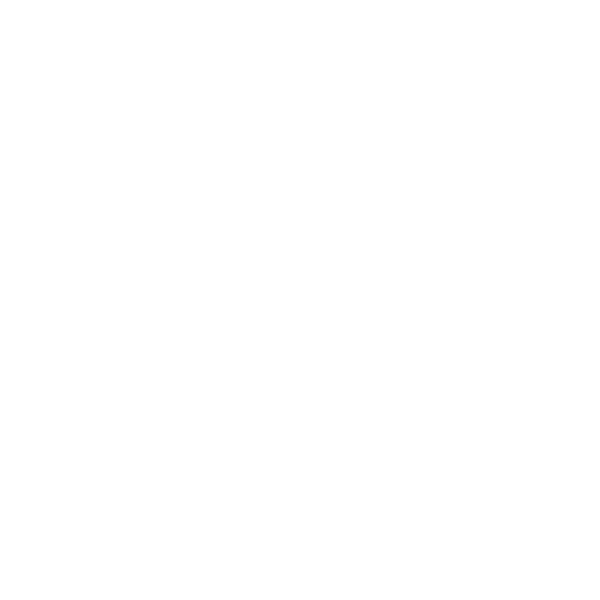
Frame 1 (no input)
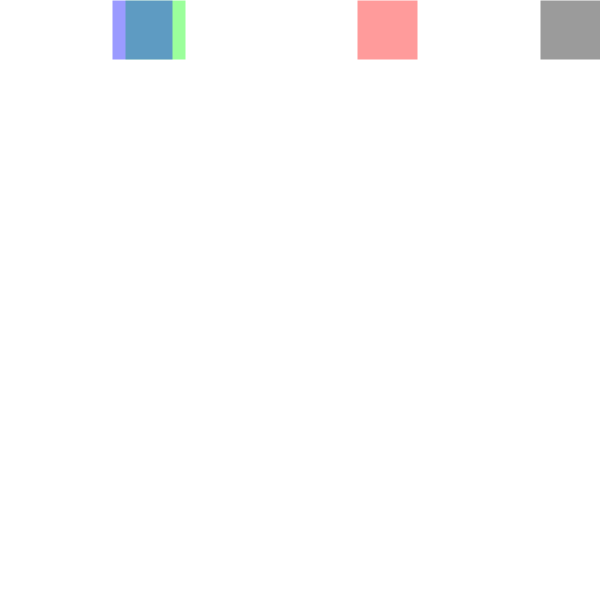
Frame 60 (the mouse pressed at the canvas centre just before this capture)
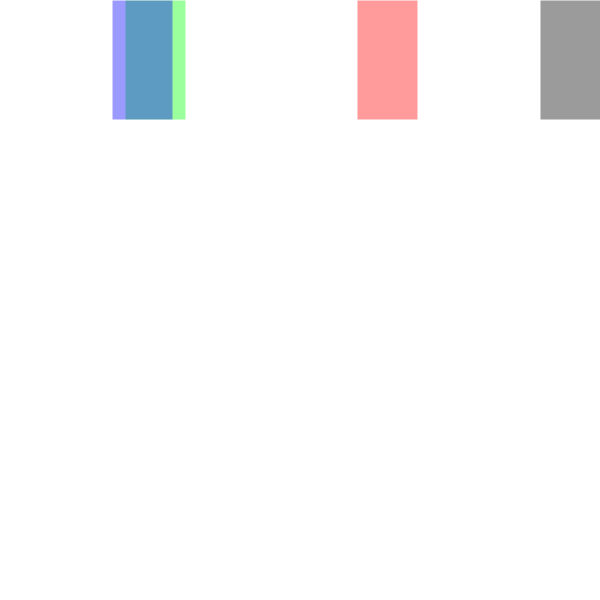
Frame 120 (the mouse held since frame 60 and released just before this capture)

The Processing sketch that drew these frames (run headless with seeded random() and noise(); from frame 60 on, the mouse is pressed at the canvas centre):

// Processing sketch: rainingcolourscrisscross
// ── rainingcolourscrisscross.pde
int SIZE = 600;
int baset, tvar;
int SW;
float j,k = 0;
float[] exes = {random(0, SIZE), random(0, SIZE), random(0, SIZE), random(0, SIZE)};
color[] colours = {color(255,0,0), color(0,255,0), color(0,0,0), color(0, 0, 255)};
float[] whys = {random(0, SIZE), random(0, SIZE), random(0, SIZE), random(0, SIZE)};
boolean vertical = true;

void setup() {
  SW = 10;
  strokeCap(SQUARE);
  surface.setSize(SIZE, SIZE);
  background(255);
  strokeWeight(SW);
  baset = 5;
  tvar = 0;
}

void lines() {
  stroke(0, 200);
  strokeWeight(60);
  for(int i = 0; i < exes.length; i++){
    float x = exes[i];
    stroke(colours[i], 100);
    line(x,0,x,((SIZE/600.0)*(j)));
  }
  j = (j + 1);
  if(j > 600) {
    resetWhys();
    j = 0;
    vertical = false;
  }
}

void lines2() {
  stroke(0, 200);
  strokeWeight(60);
  for(int i = 0; i < exes.length; i++){
    float x = exes[i];
    stroke(colours[i], 100);
    line(x, 0, x, SIZE);
  }
  
  for(int i = 0; i < whys.length; i++){
    float y = whys[i];
    stroke(colours[i], 100);
    line(0,y, ((SIZE/600.0)*(k)), y);
  }
  k += 1;
  if(k > 600) {
    resetExes();
    k = 0;
    vertical = true;
  }
}

void resetExes() {
  for(int i = 0; i < exes.length; i++){
    exes[i] = random(SIZE);
  }
}

void resetWhys() {
  for(int i = 0; i < whys.length; i++){
    whys[i] = random(SIZE);
  }
}

void rects() {
  noStroke();
  fill(0, 100);
  rect(0, 50, SIZE, 50);
  fill(255,0,0, 100);
  rect(0, 150, SIZE, 50);
  fill(0, 255, 0,100);
  rect(0, 350, SIZE, 50);
  fill(0,0,255,100);
  rect(0, 500, SIZE, 50);
};

void draw() {
    fill(255);
    stroke(255);
    background(255);
    if(vertical) {
    lines();
    } else {
      lines2();
    }
    noFill();
}
